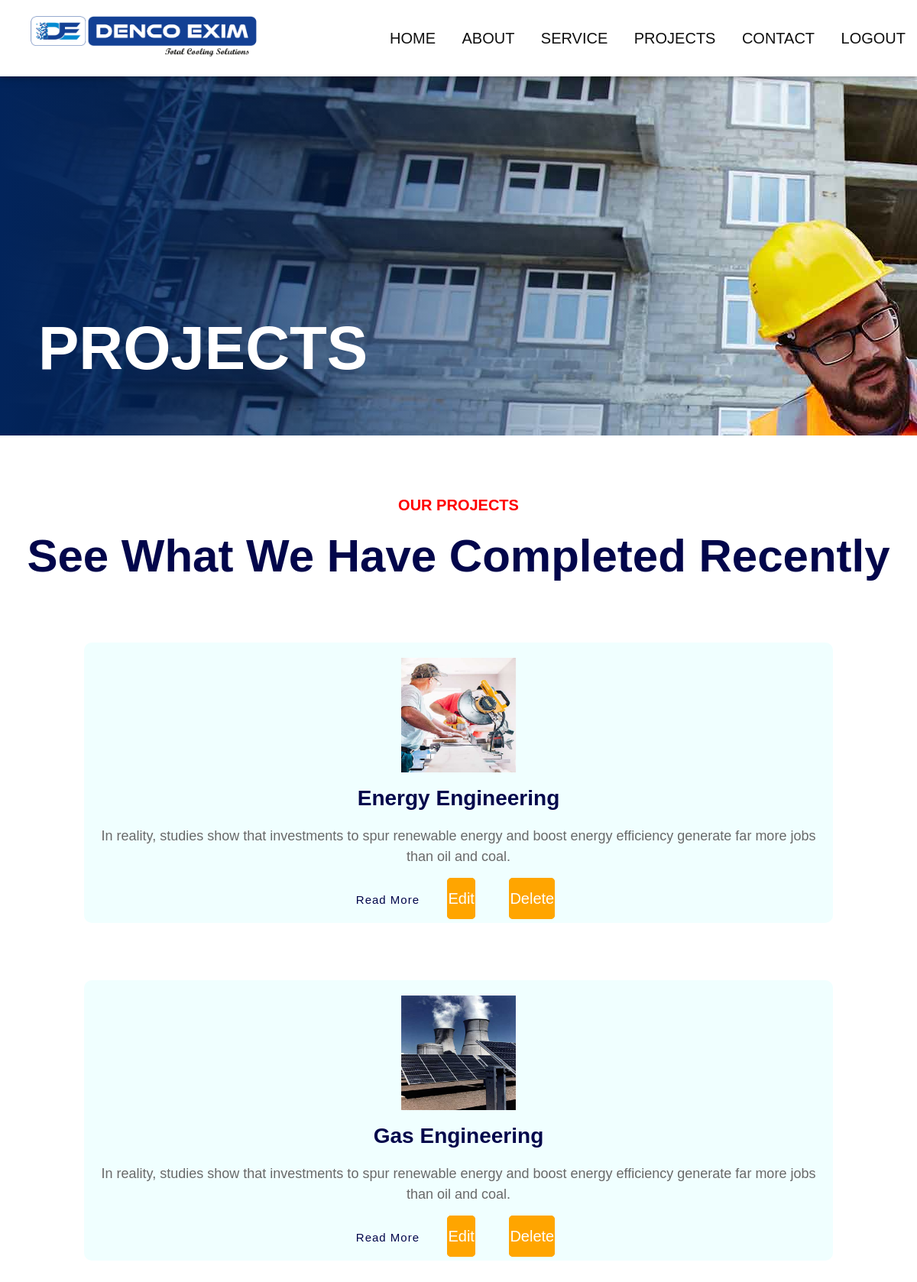
Page /project1 on the committed database.
### newapp/models.py (models this page shows)
class Project(models.Model):
    img = models.FileField()
    head = models.CharField(max_length=100)
    data = models.CharField(max_length=1000)

### newapp/views.py (the view)
# urls.py: path('project1', views.project1, name='project1'),
def project1(request):
    red=Project.objects.all()
    rd={'project':red}
    return render(request, 'project1.html',rd)

### templates/project1.html (shortened to what this page needs)
{%load static%}
<!DOCTYPE html>
<html lang="en">
<head>
     <link rel="stylesheet" href="{% static 'nav.css' %}">
    <link rel="stylesheet" href="{% static 'project.css' %}">
</head>
<body>
<section>
    <nav>
        <div class="logo">
            <img src="{% static 'logo.jpg' %}" alt="">
        </div>
        <ul>
            <li><a href="home1">HOME</a> </li>
            <li><a href="newabt">ABOUT</a> </li>
            <li><a href="service1">SERVICE</a> </li>
            <li><a href="project1">PROJECTS</a> </li>
            <li><a href="contact">CONTACT</a> </li>
            <li><a href="home1">LOGOUT</a> </li>
        </ul>
    </nav>
</section>
<div class="add">
    <div class="top">
          <h1 >PROJECTS</h1>
    </div>
</div>
<div class="sec">
    <div class="title">
        <h3>OUR PROJECTS</h3>
        <h1> See What We Have Completed Recently</h1>
    </div>
    {% for i in project %}
    <div class="services">
        <div class="card">
            <div class="icon">
                <img src="{{i.img.url}}">
            </div>
            <h2>{{i.head}}</h2>
            <p>{{i.data}}</p>
            <a href="#" class="button">Read More</a>
          <div class="btn">
                <a class="first" href="{% url 'pupdate' i.id %}" >Edit</a>
                <a  class="third" href="{% url 'prd' i.id %}" >Delete</a>
            </div>
        </div>
    </div>
    {% endfor%}
</div>
</body>
</html>

### static/nav.css (style rules this page uses)
* { padding:0%; margin:0%; box-sizing:border-box; font-family:sans-serif; }
section { width:100%; height:90px; }
section nav { height:100px; display:flex; justify-content:space-between; align-items:center; position:fixed; left:0%; right:0%; background-color:white; box-shadow:0 0 10px rgba(0,0,0,0.5); z-index:1000; }
section nav .logo img { width:300px; height:55px; cursor:pointer; margin:10px 40px; border-radius:3px; }
section nav ul { list-style:none; }
section nav li { display:inline-block; margin:0 15px; }
section nav li a { text-decoration:none; color: rgb(15,15,15); font-size: 20px; font-weight: 100; transition: 0.1s; }
.btn a { text-decoration:none; color:white; font-size:20px; }
.btn { display:grid; grid-template:1fr1fr; }

### static/project.css (style rules this page uses)
* { margin:0px; padding:0px; box-sizing:border-box; }
body { width:100%; background-color:#fff; }
.title h3 { text-align:center; color:red; padding:20px 0; padding-top:80px; font-size:20px; }
.title h1 { color:rgb(2,6,75); font-size:60px; font-weight:bold; text-align:center; }
.title h1::after { content:""; height:4px; width:230px; display:block; margin:auto; }
.services { width:85%; display:flex; justify-content:space-between; align-items:center; margin:75px auto; text-align: center; }
.card { width:100%; justify-content:space-between; align-items:center; flex-direction:column; margin:0px 20px; padding:20px 20px; background-color:#f0ffff; border-radius:10px; cursor:pointer; display:inline; }
.card .icon { font-size:35px; margin-bottom: 10px; }
.card img { width:150px; height:150px; }
.card h2 { font-size:28px; color:rgb(2,6,75); margin-bottom:20px; content:"\a"; white-space:pre; }
.card p { font-size:18px; margin-bottom:30px; line-height:1.5; color:#696969; }
.button { font-size:15px; text-decoration:none; padding:8px 12px; border-radius:5px; letter-spacing:1px; color:rgb(2,6,75); }
.add { background-image:url("trade.jpg"); object-fit:cover; object-position:top; height:60vh; }
.add .top { color:#fff; text-align:left; padding-left:50px; font-size:40px; font-weight:bold; width:80%; height:100%; padding-top:40vh; background: linear-gradient(to right, rgba(2, 36, 91, 1) 0%, rgba(2, 36, 91, 0) 100%); }
.btn { display:inline; width:50px; height:50px; }
.btn .first { text-decoration:none; width: 120px; padding:15px 0; text-align:center; margin:20px 20px; border-radius:5px; font-size:20px; border: 1px solid orange; background-color:orange; color:white; cursor: pointer; position:relative; overflow:hidden; }
.btn .third { text-decoration:none; width: 120px; padding:15px 0; text-align:center; margin:20px 20px; border-radius:5px; font-size:20px; border: 1px solid orange; background-color:orange; color:white; cursor: pointer; position:relative; overflow:hidden; }
.btn a { text-decoration:none; color:white; font-size:20px; }

### rows in the picture
Project: img (picture), head "Energy Engineering", data "In reality, studies show that investments to spur renewable energy and boost energy efficiency generate far more jobs than oil and coal."
Project: img (picture), head "Gas Engineering", data "In reality, studies show that investments to spur renewable energy and boost energy efficiency generate far more jobs than oil and coal."
